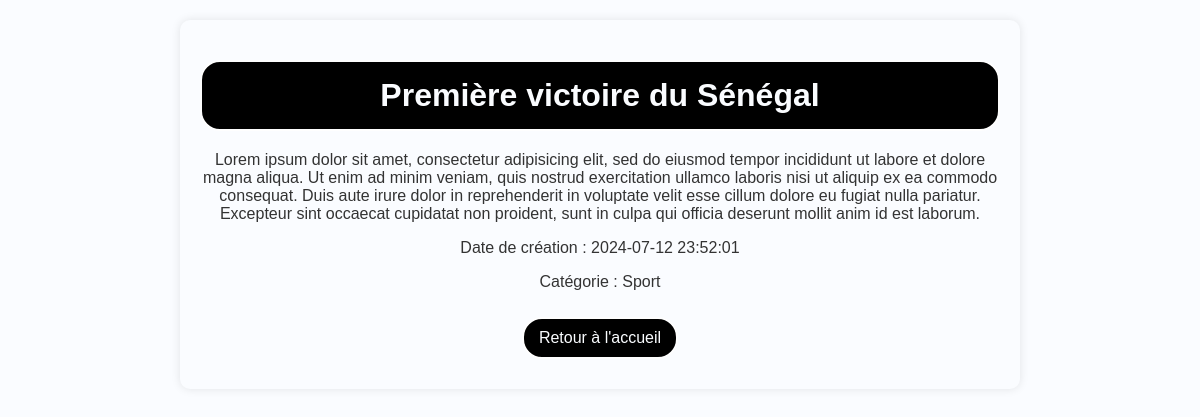
Page /index.php?action=detail&id=1 on the committed database.
### tables this page shows
CREATE TABLE Article(
	id int primary key auto_increment,
	titre varchar(255),
	contenu text,
	dateCreation datetime DEFAULT NOW(),
	dateModification datetime DEFAULT NOW(),
	categorie int
);

CREATE TABLE Categorie(
	id int primary key auto_increment,
	libelle varchar(20)
);

### models/Article.php (called while the page is built, shortened)
<?php
class Article {
    public static function getArticleById($id) {
        $pdo = Database::getInstance();
        $query = "SELECT Article.*, Categorie.libelle as categorieLibelle FROM Article
                  JOIN Categorie ON Article.categorie = Categorie.id
                  WHERE Article.id = :id";
        $stmt = $pdo->prepare($query);
        $stmt->bindParam(':id', $id);
        $stmt->execute();
        return $stmt->fetch(PDO::FETCH_ASSOC);
    }
}
?>

### views/detail.php (the view, shortened to what this page needs)
<!DOCTYPE html>
<html lang="fr">
<head>
    <link rel="stylesheet" href="index.css">
</head>
<body>
    <div class="conteneur">
        <h1><?= htmlspecialchars($article['titre']) ?></h1>
        <p><?= nl2br(htmlspecialchars($article['contenu'])) ?></p>
        <p>Date de création : <?= htmlspecialchars($article['dateCreation']) ?></p>
        <p>Catégorie : <?= htmlspecialchars($article['categorieLibelle']) ?></p>
        <a href="index.php" class="bouton-categorie">Retour à l'accueil</a>
    </div>
</body>
</html>

### index.css (style rules this page uses)
:root { --primary-color: #000000; --secondary-color: #f1a31b; --hover-color: #0056b3; --text-color: #fafcff; --border-color: #fefefe; --background-color: #fafcff; }
body { color: #333; background-color: var(--background-color); font-family: Arial, sans-serif; margin: 0; padding: 0; }
.conteneur { text-align: center; padding: 20px; border-radius: 10px; box-shadow: 0 0 10px rgba(0, 0, 0, 0.1); margin: 20px auto; max-width: 800px; background-color: var(--background-color); }
h1 { color: var(--text-color); border: 2px solid var(--border-color); padding: 15px; border-radius: 20px; background-color: var(--primary-color); margin: 20px 0; }
.bouton-categorie, a { display: inline-block; margin: 10px; padding: 10px 15px; color: var(--text-color); border: 2px solid var(--border-color); border-radius: 20px; background-color: var(--primary-color); text-decoration: none; cursor: pointer; transition: background-color 0.3s ease, color 0.3s ease; }

### rows in the picture
article: titre "Première victoire du Sénégal", contenu "Lorem ipsum dolor sit amet, consectetur adipisicing elit, sed do eiusmod tempor incididunt ut labore et dolore magna aliqua. Ut enim ad minim veniam, quis nostrud exercitation ullamco laboris nisi ut aliquip ex ea commodo consequat. Duis aute irure dolor in reprehenderit in voluptate velit esse cillum dolore eu fugiat nulla pariatur. Excepteur sint occaecat cupidatat non proident, sunt in culpa qui officia deserunt mollit anim id est laborum.", dateCreation "2024-07-12 23:52:01", categorie.libelle "Sport"
